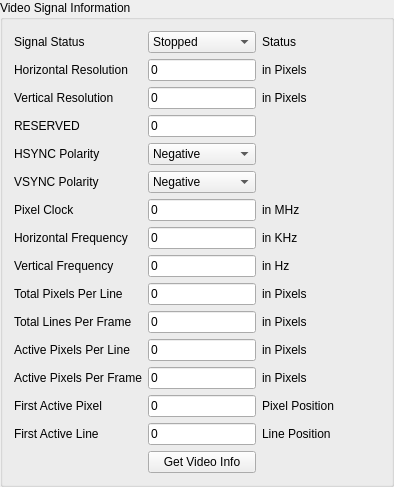
                   <widget class="QGroupBox" name="groupBox_VideoSignalInfo">
                    <property name="title">
                     <string>Video Signal Information</string>
                    </property>
                    <layout class="QFormLayout" name="formLayout_10">
                     <property name="fieldGrowthPolicy">
                      <enum>QFormLayout::AllNonFixedFieldsGrow</enum>
                     </property>
                     <item row="0" column="0">
                      <layout class="QGridLayout" name="gridLayout_25">
                       <item row="13" column="1">
                        <widget class="QLineEdit" name="lineEdit_VidActvFirstPix">
                         <property name="text">
                          <string>0</string>
                         </property>
                         <property name="readOnly">
                          <bool>true</bool>
                         </property>
                        </widget>
                       </item>
                       <item row="3" column="0">
                        <widget class="QLabel" name="label_VidRsvd">
                         <property name="text">
                          <string>RESERVED</string>
                         </property>
                        </widget>
                       </item>
                       <item row="13" column="0">
                        <widget class="QLabel" name="label_VidActvFirstPix">
                         <property name="text">
                          <string>First Active Pixel</string>
                         </property>
                        </widget>
                       </item>
                       <item row="11" column="2">
                        <widget class="QLabel" name="label_VidActvPxPerLineInPix">
                         <property name="text">
                          <string>in Pixels</string>
                         </property>
                        </widget>
                       </item>
                       <item row="4" column="0">
                        <widget class="QLabel" name="label_VidHPol">
                         <property name="text">
                          <string>HSYNC Polarity</string>
                         </property>
                        </widget>
                       </item>
                       <item row="12" column="1">
                        <widget class="QLineEdit" name="lineEdit_VidActvLinesPerFrame">
                         <property name="text">
                          <string>0</string>
                         </property>
                         <property name="readOnly">
                          <bool>true</bool>
                         </property>
                        </widget>
                       </item>
                       <item row="8" column="1">
                        <widget class="QLineEdit" name="lineEdit_VidVFreq">
                         <property name="text">
                          <string>0</string>
                         </property>
                         <property name="readOnly">
                          <bool>true</bool>
                         </property>
                        </widget>
                       </item>
                       <item row="1" column="2">
                        <widget class="QLabel" name="label_VidHResInPix">
                         <property name="text">
                          <string>in Pixels</string>
                         </property>
                        </widget>
                       </item>
                       <item row="9" column="2">
                        <widget class="QLabel" name="label_VidPixPerLineInPix">
                         <property name="text">
                          <string>in Pixels</string>
                         </property>
                        </widget>
                       </item>
                       <item row="6" column="2">
                        <widget class="QLabel" name="label_VidPixClkinMHz">
                         <property name="text">
                          <string>in MHz</string>
                         </property>
                        </widget>
                       </item>
                       <item row="8" column="2">
                        <widget class="QLabel" name="label_VidVFreInHz">
                         <property name="text">
                          <string>in Hz</string>
                         </property>
                        </widget>
                       </item>
                       <item row="3" column="1">
                        <widget class="QLineEdit" name="lineEdit_VidRsvd">
                         <property name="text">
                          <string>0</string>
                         </property>
                         <property name="readOnly">
                          <bool>true</bool>
                         </property>
                        </widget>
                       </item>
                       <item row="11" column="1">
                        <widget class="QLineEdit" name="lineEdit_VidActvPixPerLine">
                         <property name="text">
                          <string>0</string>
                         </property>
                         <property name="readOnly">
                          <bool>true</bool>
                         </property>
                        </widget>
                       </item>
                       <item row="15" column="1">
                        <widget class="QPushButton" name="pushButton_GetVideoSingalInfo">
                         <property name="text">
                          <string>Get Video Info</string>
                         </property>
                        </widget>
                       </item>
                       <item row="11" column="0">
                        <widget class="QLabel" name="label_VidActvPixPerLine">
                         <property name="text">
                          <string>Active Pixels Per Line</string>
                         </property>
                        </widget>
                       </item>
                       <item row="12" column="2">
                        <widget class="QLabel" name="label_VidActvPixPerFrameInPix">
                         <property name="text">
                          <string>in Pixels</string>
                         </property>
                        </widget>
                       </item>
                       <item row="14" column="0">
                        <widget class="QLabel" name="label_VidActvFirstLine">
                         <property name="text">
                          <string>First Active Line</string>
                         </property>
                        </widget>
                       </item>
                       <item row="0" column="0">
                        <widget class="QLabel" name="label_VidSigStatus">
                         <property name="text">
                          <string>Signal Status</string>
                         </property>
                        </widget>
                       </item>
                       <item row="10" column="1">
                        <widget class="QLineEdit" name="lineEdit_VidLinesPerFrame">
                         <property name="text">
                          <string>0</string>
                         </property>
                         <property name="readOnly">
                          <bool>true</bool>
                         </property>
                        </widget>
                       </item>
                       <item row="5" column="0">
                        <widget class="QLabel" name="label_VidVPol">
                         <property name="text">
                          <string>VSYNC Polarity</string>
                         </property>
                        </widget>
                       </item>
                       <item row="8" column="0">
                        <widget class="QLabel" name="label_VidVFreq">
                         <property name="text">
                          <string>Vertical Frequency</string>
                         </property>
                        </widget>
                       </item>
                       <item row="12" column="0">
                        <widget class="QLabel" name="label_VidActvLinesPerFrame">
                         <property name="text">
                          <string>Active Pixels Per Frame</string>
                         </property>
                        </widget>
                       </item>
                       <item row="6" column="0">
                        <widget class="QLabel" name="label_VidPixClk">
                         <property name="text">
                          <string>Pixel Clock</string>
                         </property>
                        </widget>
                       </item>
                       <item row="9" column="0">
                        <widget class="QLabel" name="label_VidPixPerLine">
                         <property name="text">
                          <string>Total Pixels Per Line</string>
                         </property>
                        </widget>
                       </item>
                       <item row="10" column="0">
                        <widget class="QLabel" name="label_VidLinesPerFrame">
                         <property name="text">
                          <string>Total Lines Per Frame</string>
                         </property>
                        </widget>
                       </item>
                       <item row="9" column="1">
                        <widget class="QLineEdit" name="lineEdit_VidPixPerLine">
                         <property name="text">
                          <string>0</string>
                         </property>
                         <property name="readOnly">
                          <bool>true</bool>
                         </property>
                        </widget>
                       </item>
                       <item row="7" column="0">
                        <widget class="QLabel" name="label_VidHFreq">
                         <property name="text">
                          <string>Horizontal Frequency</string>
                         </property>
                        </widget>
                       </item>
                       <item row="7" column="2">
                        <widget class="QLabel" name="label_VidHFreInKHz">
                         <property name="text">
                          <string>in KHz</string>
                         </property>
                        </widget>
                       </item>
                       <item row="0" column="2">
                        <widget class="QLabel" name="label_VidStatus">
                         <property name="text">
                          <string>Status</string>
                         </property>
                        </widget>
                       </item>
                       <item row="2" column="1">
                        <widget class="QLineEdit" name="lineEdit_VidVRes">
                         <property name="text">
                          <string>0</string>
                         </property>
                         <property name="readOnly">
                          <bool>true</bool>
                         </property>
                        </widget>
                       </item>
                       <item row="0" column="1">
                        <widget class="QComboBox" name="comboBox_VidLockSatus">
                         <property name="layoutDirection">
                          <enum>Qt::LeftToRight</enum>
                         </property>
                         <item>
                          <property name="text">
                           <string>Stopped</string>
                          </property>
                         </item>
                         <item>
                          <property name="text">
                           <string>Processing</string>
                          </property>
                         </item>
                         <item>
                          <property name="text">
                           <string>Detected</string>
                          </property>
                         </item>
                         <item>
                          <property name="text">
                           <string>Lock Failed</string>
                          </property>
                         </item>
                        </widget>
                       </item>
                       <item row="2" column="0">
                        <widget class="QLabel" name="label_VidVRes">
                         <property name="text">
                          <string>Vertical Resolution</string>
                         </property>
                        </widget>
                       </item>
                       <item row="1" column="0">
                        <widget class="QLabel" name="label_VidHRes">
                         <property name="text">
                          <string>Horizontal Resolution</string>
                         </property>
                        </widget>
                       </item>
                       <item row="10" column="2">
                        <widget class="QLabel" name="label_VidLinesPerFramInPix">
                         <property name="text">
                          <string>in Pixels</string>
                         </property>
                        </widget>
                       </item>
                       <item row="1" column="1">
                        <widget class="QLineEdit" name="lineEdit_VidHRes">
                         <property name="text">
                          <string>0</string>
                         </property>
                         <property name="readOnly">
                          <bool>true</bool>
                         </property>
                        </widget>
                       </item>
                       <item row="2" column="2">
                        <widget class="QLabel" name="label_VResInPix">
                         <property name="text">
                          <string>in Pixels</string>
                         </property>
                        </widget>
                       </item>
                       <item row="7" column="1">
                        <widget class="QLineEdit" name="lineEdit_VidHFreq">
                         <property name="text">
                          <string>0</string>
                         </property>
                         <property name="readOnly">
                          <bool>true</bool>
                         </property>
                        </widget>
                       </item>
                       <item row="4" column="1">
                        <widget class="QComboBox" name="comboBox_VidHPol">
                         <item>
                          <property name="text">
                           <string>Negative</string>
                          </property>
                         </item>
                         <item>
                          <property name="text">
                           <string>Positive</string>
                          </property>
                         </item>
                        </widget>
                       </item>
                       <item row="14" column="1">
                        <widget class="QLineEdit" name="lineEdit_VidActvFirstLine">
                         <property name="text">
                          <string>0</string>
                         </property>
                         <property name="readOnly">
                          <bool>true</bool>
                         </property>
                        </widget>
                       </item>
                       <item row="5" column="1">
                        <widget class="QComboBox" name="comboBox_VidVPol">
                         <item>
                          <property name="text">
                           <string>Negative</string>
                          </property>
                         </item>
                         <item>
                          <property name="text">
                           <string>Positive</string>
                          </property>
                         </item>
                        </widget>
                       </item>
                       <item row="6" column="1">
                        <widget class="QLineEdit" name="lineEdit_VidPixClk">
                         <property name="text">
                          <string>0</string>
                         </property>
                         <property name="readOnly">
                          <bool>true</bool>
                         </property>
                        </widget>
                       </item>
                       <item row="13" column="2">
                        <widget class="QLabel" name="label_VidActvFirstPixPos">
                         <property name="text">
                          <string>Pixel Position</string>
                         </property>
                        </widget>
                       </item>
                       <item row="14" column="2">
                        <widget class="QLabel" name="label_VidActvFirsLinePos">
                         <property name="text">
                          <string>Line Position</string>
                         </property>
                        </widget>
                       </item>
                      </layout>
                     </item>
                     <item row="0" column="1">
                      <spacer name="horizontalSpacer_4">
                       <property name="orientation">
                        <enum>Qt::Horizontal</enum>
                       </property>
                       <property name="sizeHint" stdset="0">
                        <size>
                         <width>40</width>
                         <height>20</height>
                        </size>
                       </property>
                      </spacer>
                     </item>
                    </layout>
                   </widget>
